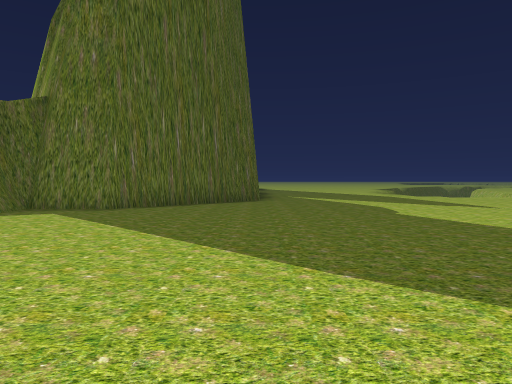
view 1 (above)

24 first-person views from a walk through a scene from a Unity 3-D project. The camera is 1.5 m above the floor, tilts 2° down and sees 70° across. The floor is counted in squares, 2 m on a side. Each view is taken from the middle of a square. On the plan, view 1 faces up. The plan holds only what a view shows up to about 11 squares ahead; the rest is blank. The place goes on beyond the plan. Some trees and plants on the terrain are drawn as simple stand-ins. The player is left out. Some surface patterns are stand-ins.

view 2
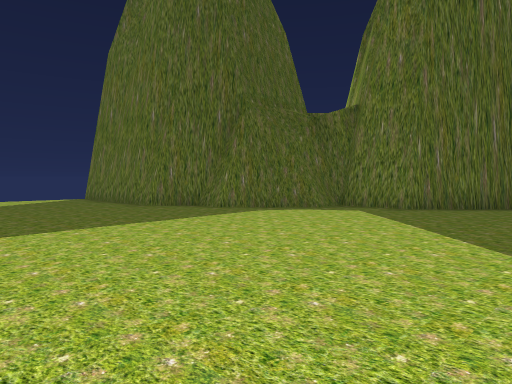

view 3
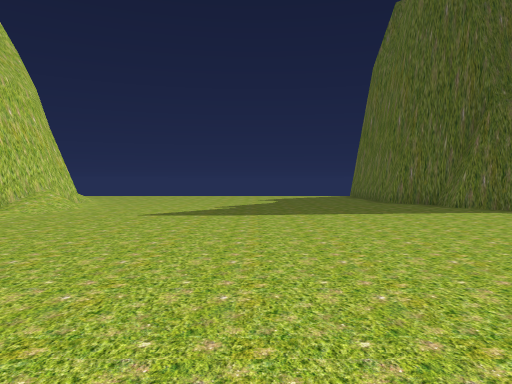

view 4
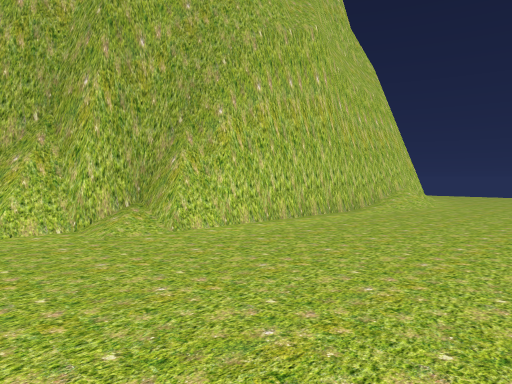

view 5
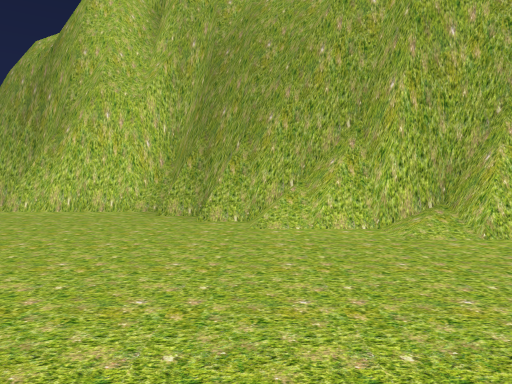

view 6
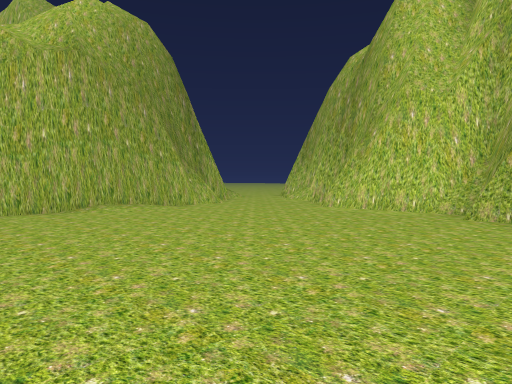

view 7
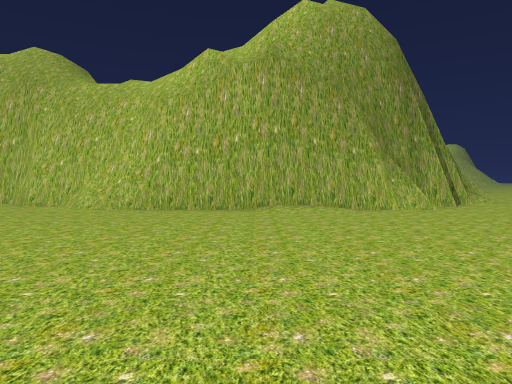

view 8
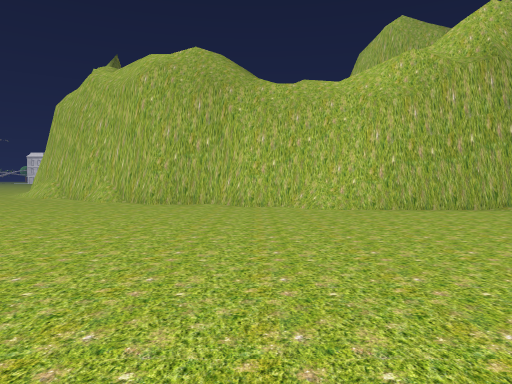

view 9
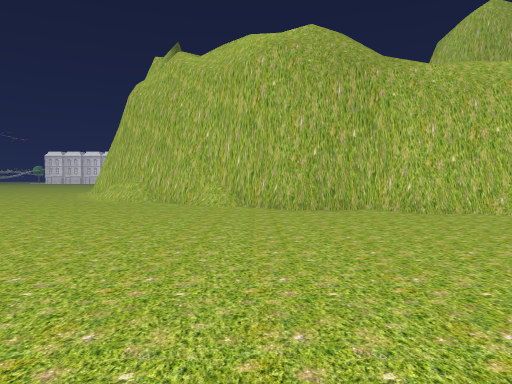

view 10
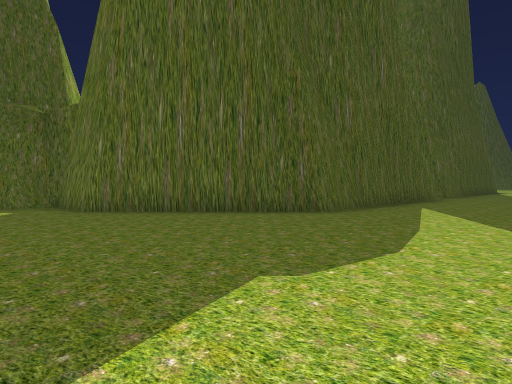

view 11
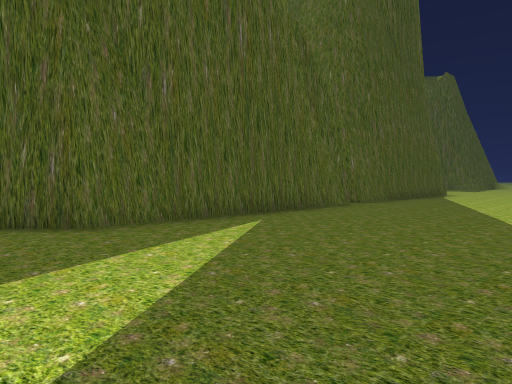

view 12
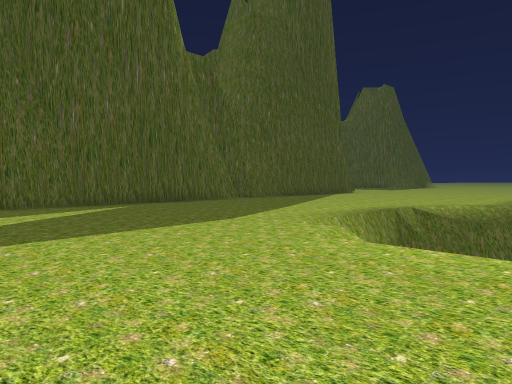

view 13
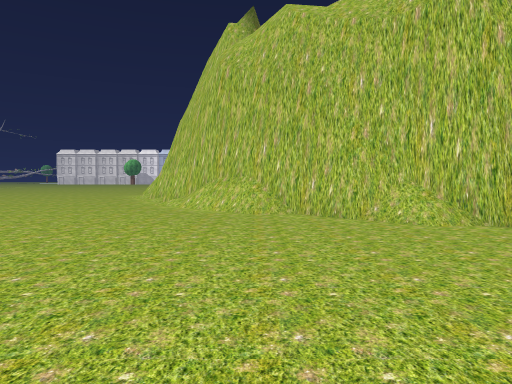

view 14
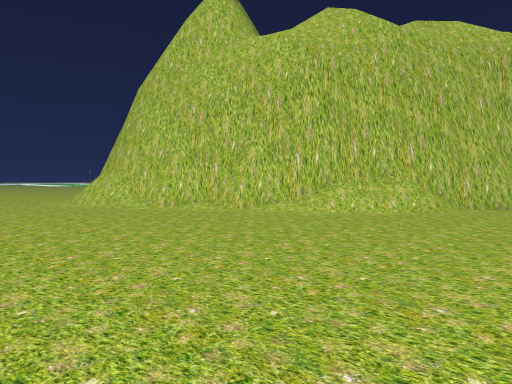

view 15
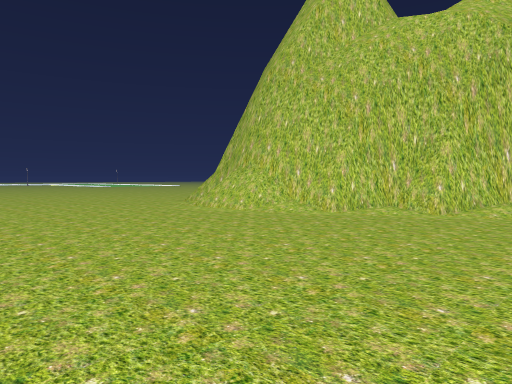

view 16
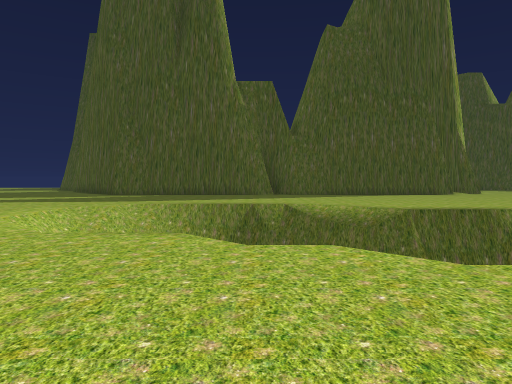

view 17
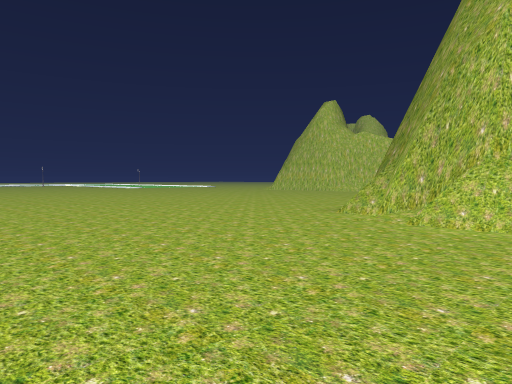

view 18
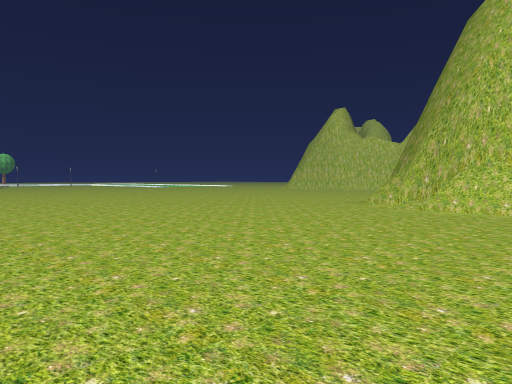

view 19
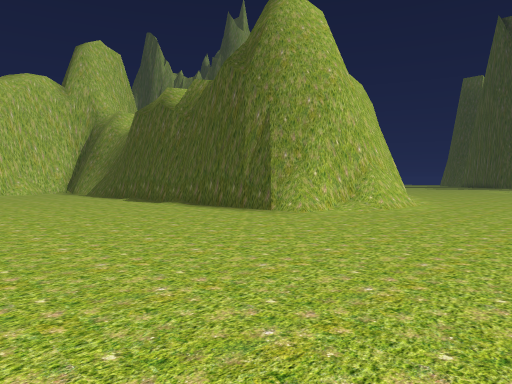

view 20
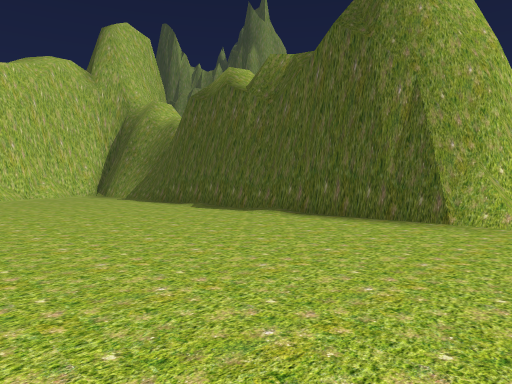

view 21
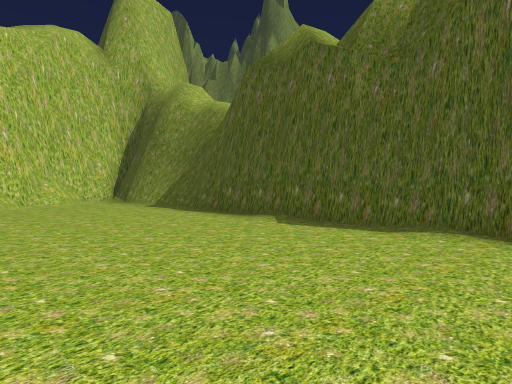

view 22
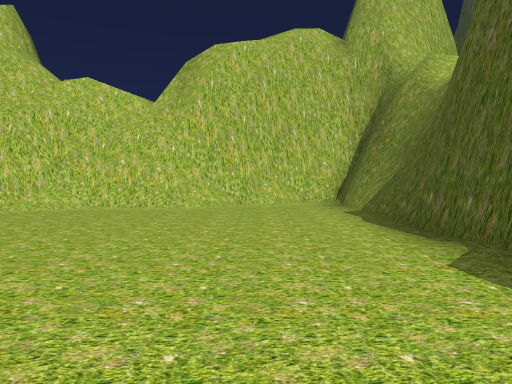

view 23
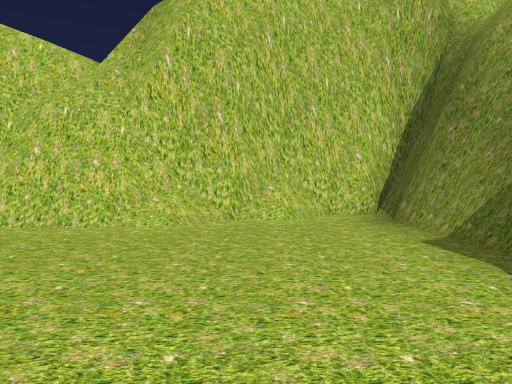

view 24
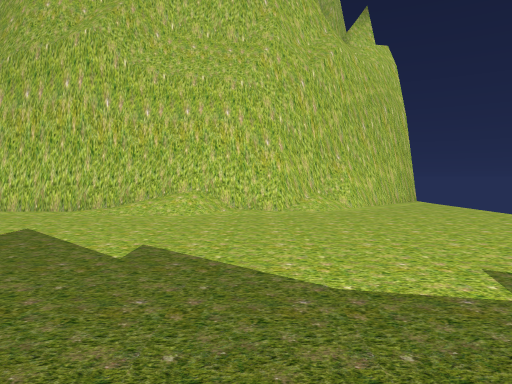

### Floor plan
Key: @ floor where view 1 was taken; # wall or solid block; . floor; / step, stairs or slope; = window, fence, low wall or low ledge; v drop or lower ground.
Columns run from 14 left of view 1 to 35 right of it. Each row starts with its distance up from view 1.
 25                      ..v             ....
 24                  ..  ..v             .........
 23                 ...  ..v             .............
 22                .... ..vv     .. .... .............
 21               #.......v     ......................
 20               #......vv     ......................
 19               #......v     v......................
 18               #......v     .......................
 17               #......==    .......................
 16               #....../==   ............#=.........
 15               #.......////  .........######.......
 14               #........... ......./###   ##.......
 13              ##................../##      #.......
 12             ##..................###       #......
 11            ##..................##         #......
 10           ##...................##         #......
  9         ###...................##          #......
  8        ##..................../#           #......
  7      ###.....................##           #......
  6     ##......................##            #.......
  5    .........................#             #.......
  4   ..........................#             #.......
  3  ..........................##             #.......
  2  ................ .........#              #.......
  1    ..............  ......./#              #...=###
  0   ............@...........##              #.####
 -1  .........................#               ####
 -2  .........................#
 -3 ..........................#
 -4 ......///.................#
 -5 ....###########/..........#
 -6 ..###         ###/........#
 -7 .##            ####.......##
 -8                   ##.......##
 -9                    #####....#
-10                        ##  ./

Positions as (right, up) in squares from view 1, and headings:
1: (0, 0), facing up
2: (0, 0), facing up-left
3: (2, 1), facing left
4: (3, 0), facing down-left
5: (3, 0), facing down
6: (3, 0), facing down-right
7: (3, -3), facing right
8: (3, 3), facing right
9: (5, 7), facing right
10: (5, 6), facing up-left
11: (6, 11), facing up-left
12: (11, 11), facing up-left
13: (9, 11), facing right
14: (14, 20), facing down-right
15: (18, 22), facing down-right
16: (18, 20), facing left
17: (24, 22), facing down-right
18: (23, 25), facing down-right
19: (35, 20), facing down-left
20: (35, 16), facing down-left
21: (34, 12), facing down-left
22: (31, 11), facing down
23: (31, 7), facing down
24: (-9, 4), facing down
